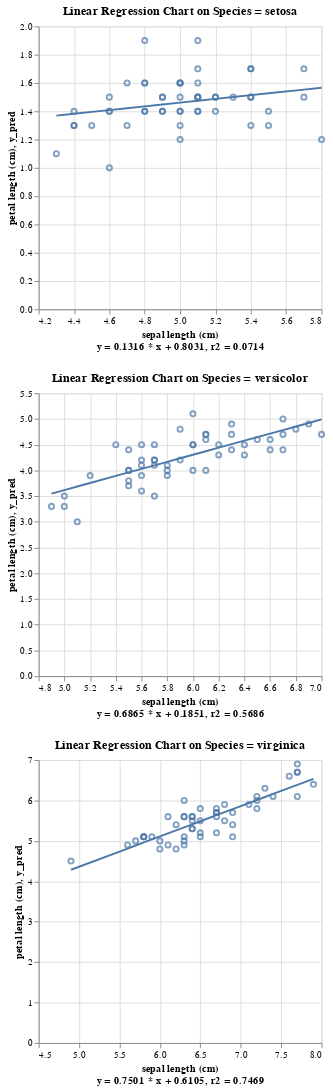

The notebook cell this image was saved under:
### Markdown cell above
# Plots For Each Partition/Group/Segment/Category

The PartitionHelper class can be used. Using the class is not necessary, but it simplifies the code and tries to catch common errors when it comes to partitions, and is recommended for beginners. 

If you are familiar with polars's partition function, you don't have to use this.

### Code cell
from polars_ds.partition import PartitionHelper

by: str | list[str] | None = "species"
parts = PartitionHelper(df, by)
plots = parts.apply(
    lambda p_name, sub_df: pp.plot_lin_reg(
        sub_df,
        x = "sepal length (cm)", 
        target = "petal length (cm)", 
        add_bias = True,
        weights = None,
        max_points = 2000,
    ).properties(
        title = f"Linear Regression Chart on Species = {p_name}"
    )
)

print(plots)
alt.vconcat(*plots.values()).configure(autosize="pad")

### Figure 1 — Vega specification as saved in the notebook (floating-point values rounded to 4 significant figures)
{"$schema": "https://vega.github.io/schema/vega/v5.json", "data": [{"name": "source_0", "values": [{"petal length (cm)": 1.4, "sepal length (cm)": 5.1, "y_pred": 1.474}, {"petal length (cm)": 1.4, "sepal length (cm)": 4.9, "y_pred": 1.448}, {"petal length (cm)": 1.3, "sepal length (cm)": 4.7, "y_pred": 1.422}, {"petal length (cm)": 1.5, "sepal length (cm)": 4.6, "y_pred": 1.409}, {"petal length (cm)": 1.4, "sepal length (cm)": 5.0, "y_pred": 1.461}, {"petal length (cm)": 1.7, "sepal length (cm)": 5.4, "y_pred": 1.514}, {"petal length (cm)": 1.4, "sepal length (cm)": 4.6, "y_pred": 1.409}, {"petal length (cm)": 1.5, "sepal length (cm)": 5.0, "y_pred": 1.461}, {"petal length (cm)": 1.4, "sepal length (cm)": 4.4, "y_pred": 1.382}, {"petal length (cm)": 1.5, "sepal length (cm)": 4.9, "y_pred": 1.448}, {"petal length (cm)": 1.5, "sepal length (cm)": 5.4, "y_pred": 1.514}, {"petal length (cm)": 1.6, "sepal length (cm)": 4.8, "y_pred": 1.435}, {"petal length (cm)": 1.4, "sepal length (cm)": 4.8, "y_pred": 1.435}, {"petal length (cm)": 1.1, "sepal length (cm)": 4.3, "y_pred": 1.369}, {"petal length (cm)": 1.2, "sepal length (cm)": 5.8, "y_pred": 1.567}, {"petal length (cm)": 1.5, "sepal length (cm)": 5.7, "y_pred": 1.553}, {"petal length (cm)": 1.3, "sepal length (cm)": 5.4, "y_pred": 1.514}, {"petal length (cm)": 1.4, "sepal length (cm)": 5.1, "y_pred": 1.474}, {"petal length (cm)": 1.7, "sepal length (cm)": 5.7, "y_pred": 1.553}, {"petal length (cm)": 1.5, "sepal length (cm)": 5.1, "y_pred": 1.474}, {"petal length (cm)": 1.7, "sepal length (cm)": 5.4, "y_pred": 1.514}, {"petal length (cm)": 1.5, "sepal length (cm)": 5.1, "y_pred": 1.474}, {"petal length (cm)": 1.0, "sepal length (cm)": 4.6, "y_pred": 1.409}, {"petal length (cm)": 1.7, "sepal length (cm)": 5.1, "y_pred": 1.474}, {"petal length (cm)": 1.9, "sepal length (cm)": 4.8, "y_pred": 1.435}, {"petal length (cm)": 1.6, "sepal length (cm)": 5.0, "y_pred": 1.461}, {"petal length (cm)": 1.6, "sepal length (cm)": 5.0, "y_pred": 1.461}, {"petal length (cm)": 1.5, "sepal length (cm)": 5.2, "y_pred": 1.488}, {"petal length (cm)": 1.4, "sepal length (cm)": 5.2, "y_pred": 1.488}, {"petal length (cm)": 1.6, "sepal length (cm)": 4.7, "y_pred": 1.422}, {"petal length (cm)": 1.6, "sepal length (cm)": 4.8, "y_pred": 1.435}, {"petal length (cm)": 1.5, "sepal length (cm)": 5.4, "y_pred": 1.514}, {"petal length (cm)": 1.5, "sepal length (cm)": 5.2, "y_pred": 1.488}, {"petal length (cm)": 1.4, "sepal length (cm)": 5.5, "y_pred": 1.527}, {"petal length (cm)": 1.5, "sepal length (cm)": 4.9, "y_pred": 1.448}, {"petal length (cm)": 1.2, "sepal length (cm)": 5.0, "y_pred": 1.461}, {"petal length (cm)": 1.3, "sepal length (cm)": 5.5, "y_pred": 1.527}, {"petal length (cm)": 1.4, "sepal length (cm)": 4.9, "y_pred": 1.448}, {"petal length (cm)": 1.3, "sepal length (cm)": 4.4, "y_pred": 1.382}, {"petal length (cm)": 1.5, "sepal length (cm)": 5.1, "y_pred": 1.474}, {"petal length (cm)": 1.3, "sepal length (cm)": 5.0, "y_pred": 1.461}, {"petal length (cm)": 1.3, "sepal length (cm)": 4.5, "y_pred": 1.395}, {"petal length (cm)": 1.3, "sepal length (cm)": 4.4, "y_pred": 1.382}, {"petal length (cm)": 1.6, "sepal length (cm)": 5.0, "y_pred": 1.461}, {"petal length (cm)": 1.9, "sepal length (cm)": 5.1, "y_pred": 1.474}, {"petal length (cm)": 1.4, "sepal length (cm)": 4.8, "y_pred": 1.435}, {"petal length (cm)": 1.6, "sepal length (cm)": 5.1, "y_pred": 1.474}, {"petal length (cm)": 1.4, "sepal length (cm)": 4.6, "y_pred": 1.409}, {"petal length (cm)": 1.5, "sepal length (cm)": 5.3, "y_pred": 1.501}, {"petal length (cm)": 1.4, "sepal length (cm)": 5.0, "y_pred": 1.461}]}, {"name": "source_1", "values": [{"petal length (cm)": 4.7, "sepal length (cm)": 7.0, "y_pred": 4.99}, {"petal length (cm)": 4.5, "sepal length (cm)": 6.4, "y_pred": 4.579}, {"petal length (cm)": 4.9, "sepal length (cm)": 6.9, "y_pred": 4.922}, {"petal length (cm)": 4.0, "sepal length (cm)": 5.5, "y_pred": 3.961}, {"petal length (cm)": 4.6, "sepal length (cm)": 6.5, "y_pred": 4.647}, {"petal length (cm)": 4.5, "sepal length (cm)": 5.7, "y_pred": 4.098}, {"petal length (cm)": 4.7, "sepal length (cm)": 6.3, "y_pred": 4.51}, {"petal length (cm)": 3.3, "sepal length (cm)": 4.9, "y_pred": 3.549}, {"petal length (cm)": 4.6, "sepal length (cm)": 6.6, "y_pred": 4.716}, {"petal length (cm)": 3.9, "sepal length (cm)": 5.2, "y_pred": 3.755}, {"petal length (cm)": 3.5, "sepal length (cm)": 5.0, "y_pred": 3.617}, {"petal length (cm)": 4.2, "sepal length (cm)": 5.9, "y_pred": 4.235}, {"petal length (cm)": 4.0, "sepal length (cm)": 6.0, "y_pred": 4.304}, {"petal length (cm)": 4.7, "sepal length (cm)": 6.1, "y_pred": 4.373}, {"petal length (cm)": 3.6, "sepal length (cm)": 5.6, "y_pred": 4.029}, {"petal length (cm)": 4.4, "sepal length (cm)": 6.7, "y_pred": 4.784}, {"petal length (cm)": 4.5, "sepal length (cm)": 5.6, "y_pred": 4.029}, {"petal length (cm)": 4.1, "sepal length (cm)": 5.8, "y_pred": 4.167}, {"petal length (cm)": 4.5, "sepal length (cm)": 6.2, "y_pred": 4.441}, {"petal length (cm)": 3.9, "sepal length (cm)": 5.6, "y_pred": 4.029}, {"petal length (cm)": 4.8, "sepal length (cm)": 5.9, "y_pred": 4.235}, {"petal length (cm)": 4.0, "sepal length (cm)": 6.1, "y_pred": 4.373}, {"petal length (cm)": 4.9, "sepal length (cm)": 6.3, "y_pred": 4.51}, {"petal length (cm)": 4.7, "sepal length (cm)": 6.1, "y_pred": 4.373}, {"petal length (cm)": 4.3, "sepal length (cm)": 6.4, "y_pred": 4.579}, {"petal length (cm)": 4.4, "sepal length (cm)": 6.6, "y_pred": 4.716}, {"petal length (cm)": 4.8, "sepal length (cm)": 6.8, "y_pred": 4.853}, {"petal length (cm)": 5.0, "sepal length (cm)": 6.7, "y_pred": 4.784}, {"petal length (cm)": 4.5, "sepal length (cm)": 6.0, "y_pred": 4.304}, {"petal length (cm)": 3.5, "sepal length (cm)": 5.7, "y_pred": 4.098}, {"petal length (cm)": 3.8, "sepal length (cm)": 5.5, "y_pred": 3.961}, {"petal length (cm)": 3.7, "sepal length (cm)": 5.5, "y_pred": 3.961}, {"petal length (cm)": 3.9, "sepal length (cm)": 5.8, "y_pred": 4.167}, {"petal length (cm)": 5.1, "sepal length (cm)": 6.0, "y_pred": 4.304}, {"petal length (cm)": 4.5, "sepal length (cm)": 5.4, "y_pred": 3.892}, {"petal length (cm)": 4.5, "sepal length (cm)": 6.0, "y_pred": 4.304}, {"petal length (cm)": 4.7, "sepal length (cm)": 6.7, "y_pred": 4.784}, {"petal length (cm)": 4.4, "sepal length (cm)": 6.3, "y_pred": 4.51}, {"petal length (cm)": 4.1, "sepal length (cm)": 5.6, "y_pred": 4.029}, {"petal length (cm)": 4.0, "sepal length (cm)": 5.5, "y_pred": 3.961}, {"petal length (cm)": 4.4, "sepal length (cm)": 5.5, "y_pred": 3.961}, {"petal length (cm)": 4.6, "sepal length (cm)": 6.1, "y_pred": 4.373}, {"petal length (cm)": 4.0, "sepal length (cm)": 5.8, "y_pred": 4.167}, {"petal length (cm)": 3.3, "sepal length (cm)": 5.0, "y_pred": 3.617}, {"petal length (cm)": 4.2, "sepal length (cm)": 5.6, "y_pred": 4.029}, {"petal length (cm)": 4.2, "sepal length (cm)": 5.7, "y_pred": 4.098}, {"petal length (cm)": 4.2, "sepal length (cm)": 5.7, "y_pred": 4.098}, {"petal length (cm)": 4.3, "sepal length (cm)": 6.2, "y_pred": 4.441}, {"petal length (cm)": 3.0, "sepal length (cm)": 5.1, "y_pred": 3.686}, {"petal length (cm)": 4.1, "sepal length (cm)": 5.7, "y_pred": 4.098}]}, {"name": "source_2", "values": [{"petal length (cm)": 6.0, "sepal length (cm)": 6.3, "y_pred": 5.336}, {"petal length (cm)": 5.1, "sepal length (cm)": 5.8, "y_pred": 4.961}, {"petal length (cm)": 5.9, "sepal length (cm)": 7.1, "y_pred": 5.936}, {"petal length (cm)": 5.6, "sepal length (cm)": 6.3, "y_pred": 5.336}, {"petal length (cm)": 5.8, "sepal length (cm)": 6.5, "y_pred": 5.486}, {"petal length (cm)": 6.6, "sepal length (cm)": 7.6, "y_pred": 6.311}, {"petal length (cm)": 4.5, "sepal length (cm)": 4.9, "y_pred": 4.286}, {"petal length (cm)": 6.3, "sepal length (cm)": 7.3, "y_pred": 6.086}, {"petal length (cm)": 5.8, "sepal length (cm)": 6.7, "y_pred": 5.636}, {"petal length (cm)": 6.1, "sepal length (cm)": 7.2, "y_pred": 6.011}, {"petal length (cm)": 5.1, "sepal length (cm)": 6.5, "y_pred": 5.486}, {"petal length (cm)": 5.3, "sepal length (cm)": 6.4, "y_pred": 5.411}, {"petal length (cm)": 5.5, "sepal length (cm)": 6.8, "y_pred": 5.711}, {"petal length (cm)": 5.0, "sepal length (cm)": 5.7, "y_pred": 4.886}, {"petal length (cm)": 5.1, "sepal length (cm)": 5.8, "y_pred": 4.961}, {"petal length (cm)": 5.3, "sepal length (cm)": 6.4, "y_pred": 5.411}, {"petal length (cm)": 5.5, "sepal length (cm)": 6.5, "y_pred": 5.486}, {"petal length (cm)": 6.7, "sepal length (cm)": 7.7, "y_pred": 6.386}, {"petal length (cm)": 6.9, "sepal length (cm)": 7.7, "y_pred": 6.386}, {"petal length (cm)": 5.0, "sepal length (cm)": 6.0, "y_pred": 5.111}, {"petal length (cm)": 5.7, "sepal length (cm)": 6.9, "y_pred": 5.786}, {"petal length (cm)": 4.9, "sepal length (cm)": 5.6, "y_pred": 4.811}, {"petal length (cm)": 6.7, "sepal length (cm)": 7.7, "y_pred": 6.386}, {"petal length (cm)": 4.9, "sepal length (cm)": 6.3, "y_pred": 5.336}, {"petal length (cm)": 5.7, "sepal length (cm)": 6.7, "y_pred": 5.636}, {"petal length (cm)": 6.0, "sepal length (cm)": 7.2, "y_pred": 6.011}, {"petal length (cm)": 4.8, "sepal length (cm)": 6.2, "y_pred": 5.261}, {"petal length (cm)": 4.9, "sepal length (cm)": 6.1, "y_pred": 5.186}, {"petal length (cm)": 5.6, "sepal length (cm)": 6.4, "y_pred": 5.411}, {"petal length (cm)": 5.8, "sepal length (cm)": 7.2, "y_pred": 6.011}, {"petal length (cm)": 6.1, "sepal length (cm)": 7.4, "y_pred": 6.161}, {"petal length (cm)": 6.4, "sepal length (cm)": 7.9, "y_pred": 6.536}, {"petal length (cm)": 5.6, "sepal length (cm)": 6.4, "y_pred": 5.411}, {"petal length (cm)": 5.1, "sepal length (cm)": 6.3, "y_pred": 5.336}, {"petal length (cm)": 5.6, "sepal length (cm)": 6.1, "y_pred": 5.186}, {"petal length (cm)": 6.1, "sepal length (cm)": 7.7, "y_pred": 6.386}, {"petal length (cm)": 5.6, "sepal length (cm)": 6.3, "y_pred": 5.336}, {"petal length (cm)": 5.5, "sepal length (cm)": 6.4, "y_pred": 5.411}, {"petal length (cm)": 4.8, "sepal length (cm)": 6.0, "y_pred": 5.111}, {"petal length (cm)": 5.4, "sepal length (cm)": 6.9, "y_pred": 5.786}, {"petal length (cm)": 5.6, "sepal length (cm)": 6.7, "y_pred": 5.636}, {"petal length (cm)": 5.1, "sepal length (cm)": 6.9, "y_pred": 5.786}, {"petal length (cm)": 5.1, "sepal length (cm)": 5.8, "y_pred": 4.961}, {"petal length (cm)": 5.9, "sepal length (cm)": 6.8, "y_pred": 5.711}, {"petal length (cm)": 5.7, "sepal length (cm)": 6.7, "y_pred": 5.636}, {"petal length (cm)": 5.2, "sepal length (cm)": 6.7, "y_pred": 5.636}, {"petal length (cm)": 5.0, "sepal length (cm)": 6.3, "y_pred": 5.336}, {"petal length (cm)": 5.2, "sepal length (cm)": 6.5, "y_pred": 5.486}, {"petal length (cm)": 5.4, "sepal length (cm)": 6.2, "y_pred": 5.261}, {"petal length (cm)": 5.1, "sepal length (cm)": 5.9, "y_pred": 5.036}]}, {"name": "data_0", "values": [{"petal length (cm)": 1.4, "sepal length (cm)": 5.1}, {"petal length (cm)": 1.4, "sepal length (cm)": 4.9}, {"petal length (cm)": 1.3, "sepal length (cm)": 4.7}, {"petal length (cm)": 1.5, "sepal length (cm)": 4.6}, {"petal length (cm)": 1.4, "sepal length (cm)": 5.0}, {"petal length (cm)": 1.7, "sepal length (cm)": 5.4}, {"petal length (cm)": 1.4, "sepal length (cm)": 4.6}, {"petal length (cm)": 1.5, "sepal length (cm)": 5.0}, {"petal length (cm)": 1.4, "sepal length (cm)": 4.4}, {"petal length (cm)": 1.5, "sepal length (cm)": 4.9}, {"petal length (cm)": 1.5, "sepal length (cm)": 5.4}, {"petal length (cm)": 1.6, "sepal length (cm)": 4.8}, {"petal length (cm)": 1.4, "sepal length (cm)": 4.8}, {"petal length (cm)": 1.1, "sepal length (cm)": 4.3}, {"petal length (cm)": 1.2, "sepal length (cm)": 5.8}, {"petal length (cm)": 1.5, "sepal length (cm)": 5.7}, {"petal length (cm)": 1.3, "sepal length (cm)": 5.4}, {"petal length (cm)": 1.4, "sepal length (cm)": 5.1}, {"petal length (cm)": 1.7, "sepal length (cm)": 5.7}, {"petal length (cm)": 1.5, "sepal length (cm)": 5.1}, {"petal length (cm)": 1.7, "sepal length (cm)": 5.4}, {"petal length (cm)": 1.5, "sepal length (cm)": 5.1}, {"petal length (cm)": 1.0, "sepal length (cm)": 4.6}, {"petal length (cm)": 1.7, "sepal length (cm)": 5.1}, {"petal length (cm)": 1.9, "sepal length (cm)": 4.8}, {"petal length (cm)": 1.6, "sepal length (cm)": 5.0}, {"petal length (cm)": 1.6, "sepal length (cm)": 5.0}, {"petal length (cm)": 1.5, "sepal length (cm)": 5.2}, {"petal length (cm)": 1.4, "sepal length (cm)": 5.2}, {"petal length (cm)": 1.6, "sepal length (cm)": 4.7}, {"petal length (cm)": 1.6, "sepal length (cm)": 4.8}, {"petal length (cm)": 1.5, "sepal length (cm)": 5.4}, {"petal length (cm)": 1.5, "sepal length (cm)": 5.2}, {"petal length (cm)": 1.4, "sepal length (cm)": 5.5}, {"petal length (cm)": 1.5, "sepal length (cm)": 4.9}, {"petal length (cm)": 1.2, "sepal length (cm)": 5.0}, {"petal length (cm)": 1.3, "sepal length (cm)": 5.5}, {"petal length (cm)": 1.4, "sepal length (cm)": 4.9}, {"petal length (cm)": 1.3, "sepal length (cm)": 4.4}, {"petal length (cm)": 1.5, "sepal length (cm)": 5.1}, {"petal length (cm)": 1.3, "sepal length (cm)": 5.0}, {"petal length (cm)": 1.3, "sepal length (cm)": 4.5}, {"petal length (cm)": 1.3, "sepal length (cm)": 4.4}, {"petal length (cm)": 1.6, "sepal length (cm)": 5.0}, {"petal length (cm)": 1.9, "sepal length (cm)": 5.1}, {"petal length (cm)": 1.4, "sepal length (cm)": 4.8}, {"petal length (cm)": 1.6, "sepal length (cm)": 5.1}, {"petal length (cm)": 1.4, "sepal length (cm)": 4.6}, {"petal length (cm)": 1.5, "sepal length (cm)": 5.3}, {"petal length (cm)": 1.4, "sepal length (cm)": 5.0}]}, {"name": "data_1", "values": [{"petal length (cm)": 4.7, "sepal length (cm)": 7.0}, {"petal length (cm)": 4.5, "sepal length (cm)": 6.4}, {"petal length (cm)": 4.9, "sepal length (cm)": 6.9}, {"petal length (cm)": 4.0, "sepal length (cm)": 5.5}, {"petal length (cm)": 4.6, "sepal length (cm)": 6.5}, {"petal length (cm)": 4.5, "sepal length (cm)": 5.7}, {"petal length (cm)": 4.7, "sepal length (cm)": 6.3}, {"petal length (cm)": 3.3, "sepal length (cm)": 4.9}, {"petal length (cm)": 4.6, "sepal length (cm)": 6.6}, {"petal length (cm)": 3.9, "sepal length (cm)": 5.2}, {"petal length (cm)": 3.5, "sepal length (cm)": 5.0}, {"petal length (cm)": 4.2, "sepal length (cm)": 5.9}, {"petal length (cm)": 4.0, "sepal length (cm)": 6.0}, {"petal length (cm)": 4.7, "sepal length (cm)": 6.1}, {"petal length (cm)": 3.6, "sepal length (cm)": 5.6}, {"petal length (cm)": 4.4, "sepal length (cm)": 6.7}, {"petal length (cm)": 4.5, "sepal length (cm)": 5.6}, {"petal length (cm)": 4.1, "sepal length (cm)": 5.8}, {"petal length (cm)": 4.5, "sepal length (cm)": 6.2}, {"petal length (cm)": 3.9, "sepal length (cm)": 5.6}, {"petal length (cm)": 4.8, "sepal length (cm)": 5.9}, {"petal length (cm)": 4.0, "sepal length (cm)": 6.1}, {"petal length (cm)": 4.9, "sepal length (cm)": 6.3}, {"petal length (cm)": 4.7, "sepal length (cm)": 6.1}, {"petal length (cm)": 4.3, "sepal length (cm)": 6.4}, {"petal length (cm)": 4.4, "sepal length (cm)": 6.6}, {"petal length (cm)": 4.8, "sepal length (cm)": 6.8}, {"petal length (cm)": 5.0, "sepal length (cm)": 6.7}, {"petal length (cm)": 4.5, "sepal length (cm)": 6.0}, {"petal length (cm)": 3.5, "sepal length (cm)": 5.7}, {"petal length (cm)": 3.8, "sepal length (cm)": 5.5}, {"petal length (cm)": 3.7, "sepal length (cm)": 5.5}, {"petal length (cm)": 3.9, "sepal length (cm)": 5.8}, {"petal length (cm)": 5.1, "sepal length (cm)": 6.0}, {"petal length (cm)": 4.5, "sepal length (cm)": 5.4}, {"petal length (cm)": 4.5, "sepal length (cm)": 6.0}, {"petal length (cm)": 4.7, "sepal length (cm)": 6.7}, {"petal length (cm)": 4.4, "sepal length (cm)": 6.3}, {"petal length (cm)": 4.1, "sepal length (cm)": 5.6}, {"petal length (cm)": 4.0, "sepal length (cm)": 5.5}, {"petal length (cm)": 4.4, "sepal length (cm)": 5.5}, {"petal length (cm)": 4.6, "sepal length (cm)": 6.1}, {"petal length (cm)": 4.0, "sepal length (cm)": 5.8}, {"petal length (cm)": 3.3, "sepal length (cm)": 5.0}, {"petal length (cm)": 4.2, "sepal length (cm)": 5.6}, {"petal length (cm)": 4.2, "sepal length (cm)": 5.7}, {"petal length (cm)": 4.2, "sepal length (cm)": 5.7}, {"petal length (cm)": 4.3, "sepal length (cm)": 6.2}, {"petal length (cm)": 3.0, "sepal length (cm)": 5.1}, {"petal length (cm)": 4.1, "sepal length (cm)": 5.7}]}, {"name": "data_2", "values": [{"petal length (cm)": 6.0, "sepal length (cm)": 6.3}, {"petal length (cm)": 5.1, "sepal length (cm)": 5.8}, {"petal length (cm)": 5.9, "sepal length (cm)": 7.1}, {"petal length (cm)": 5.6, "sepal length (cm)": 6.3}, {"petal length (cm)": 5.8, "sepal length (cm)": 6.5}, {"petal length (cm)": 6.6, "sepal length (cm)": 7.6}, {"petal length (cm)": 4.5, "sepal length (cm)": 4.9}, {"petal length (cm)": 6.3, "sepal length (cm)": 7.3}, {"petal length (cm)": 5.8, "sepal length (cm)": 6.7}, {"petal length (cm)": 6.1, "sepal length (cm)": 7.2}, {"petal length (cm)": 5.1, "sepal length (cm)": 6.5}, {"petal length (cm)": 5.3, "sepal length (cm)": 6.4}, {"petal length (cm)": 5.5, "sepal length (cm)": 6.8}, {"petal length (cm)": 5.0, "sepal length (cm)": 5.7}, {"petal length (cm)": 5.1, "sepal length (cm)": 5.8}, {"petal length (cm)": 5.3, "sepal length (cm)": 6.4}, {"petal length (cm)": 5.5, "sepal length (cm)": 6.5}, {"petal length (cm)": 6.7, "sepal length (cm)": 7.7}, {"petal length (cm)": 6.9, "sepal length (cm)": 7.7}, {"petal length (cm)": 5.0, "sepal length (cm)": 6.0}, {"petal length (cm)": 5.7, "sepal length (cm)": 6.9}, {"petal length (cm)": 4.9, "sepal length (cm)": 5.6}, {"petal length (cm)": 6.7, "sepal length (cm)": 7.7}, {"petal length (cm)": 4.9, "sepal length (cm)": 6.3}, {"petal length (cm)": 5.7, "sepal length (cm)": 6.7}, {"petal length (cm)": 6.0, "sepal length (cm)": 7.2}, {"petal length (cm)": 4.8, "sepal length (cm)": 6.2}, {"petal length (cm)": 4.9, "sepal length (cm)": 6.1}, {"petal length (cm)": 5.6, "sepal length (cm)": 6.4}, {"petal length (cm)": 5.8, "sepal length (cm)": 7.2}, {"petal length (cm)": 6.1, "sepal length (cm)": 7.4}, {"petal length (cm)": 6.4, "sepal length (cm)": 7.9}, {"petal length (cm)": 5.6, "sepal length (cm)": 6.4}, {"petal length (cm)": 5.1, "sepal length (cm)": 6.3}, {"petal length (cm)": 5.6, "sepal length (cm)": 6.1}, {"petal length (cm)": 6.1, "sepal length (cm)": 7.7}, {"petal length (cm)": 5.6, "sepal length (cm)": 6.3}, {"petal length (cm)": 5.5, "sepal length (cm)": 6.4}, {"petal length (cm)": 4.8, "sepal length (cm)": 6.0}, {"petal length (cm)": 5.4, "sepal length (cm)": 6.9}, {"petal length (cm)": 5.6, "sepal length (cm)": 6.7}, {"petal length (cm)": 5.1, "sepal length (cm)": 6.9}, {"petal length (cm)": 5.1, "sepal length (cm)": 5.8}, {"petal length (cm)": 5.9, "sepal length (cm)": 6.8}, {"petal length (cm)": 5.7, "sepal length (cm)": 6.7}, {"petal length (cm)": 5.2, "sepal length (cm)": 6.7}, {"petal length (cm)": 5.0, "sepal length (cm)": 6.3}, {"petal length (cm)": 5.2, "sepal length (cm)": 6.5}, {"petal length (cm)": 5.4, "sepal length (cm)": 6.2}, {"petal length (cm)": 5.1, "sepal length (cm)": 5.9}]}], "signals": [{"name": "childHeight", "value": 300}], "marks": [{"type": "group", "name": "concat_0_group", "encode": {"update": {"width": {"signal": "width"}, "height": {"signal": "childHeight"}}}, "marks": [{"type": "symbol", "name": "concat_0_layer_0_marks", "from": {"data": "data_0"}, "encode": {"update": {"y": {"field": "petal length (cm)", "scale": "concat_0_y"}, "opacity": {"value": 0.7}, "fill": {"value": "transparent"}, "stroke": {"value": "#4c78a8"}, "x": {"field": "sepal length (cm)", "scale": "concat_0_x"}}}, "style": ["point"]}, {"type": "line", "name": "concat_0_layer_1_marks", "from": {"data": "source_0"}, "sort": {"field": "x"}, "encode": {"update": {"x": {"field": "sepal length (cm)", "scale": "concat_0_x"}, "y": {"field": "y_pred", "scale": "concat_0_y"}, "defined": {"signal": "isValid(datum[\"sepal length (cm)\"]) && isFinite(+datum[\"sepal length (cm)\"]) && isValid(datum[\"y_pred\"]) && isFinite(+datum[\"y_pred\"])"}, "stroke": {"value": "#4c78a8"}}}, "style": ["line"]}], "axes": [{"scale": "concat_0_x", "orient": "bottom", "ticks": false, "zindex": 0, "tickCount": {"signal": "ceil(width/40)"}, "maxExtent": 0, "domain": false, "labels": false, "minExtent": 0, "aria": false, "gridScale": "concat_0_y", "grid": true}, {"scale": "concat_0_y", "labels": false, "ticks": false, "tickCount": {"signal": "ceil(childHeight/40)"}, "zindex": 0, "grid": true, "domain": false, "minExtent": 0, "orient": "left", "aria": false, "maxExtent": 0, "gridScale": "concat_0_x"}, {"scale": "concat_0_x", "orient": "bottom", "grid": false, "labelFlush": true, "title": ["sepal length (cm)", "y = 0.1316 * x + 0.8031, r2 = 0.0714"], "tickCount": {"signal": "ceil(width/40)"}, "zindex": 0, "labelOverlap": true}, {"scale": "concat_0_y", "title": "petal length (cm), y_pred", "grid": false, "labelOverlap": true, "tickCount": {"signal": "ceil(childHeight/40)"}, "zindex": 0, "orient": "left"}], "title": {"text": "Linear Regression Chart on Species = setosa", "frame": "group"}, "style": "cell"}, {"type": "group", "name": "concat_1_group", "encode": {"update": {"height": {"signal": "childHeight"}, "width": {"signal": "width"}}}, "marks": [{"type": "symbol", "name": "concat_1_layer_0_marks", "from": {"data": "data_1"}, "encode": {"update": {"opacity": {"value": 0.7}, "y": {"field": "petal length (cm)", "scale": "concat_1_y"}, "x": {"field": "sepal length (cm)", "scale": "concat_1_x"}, "fill": {"value": "transparent"}, "stroke": {"value": "#4c78a8"}}}, "style": ["point"]}, {"type": "line", "name": "concat_1_layer_1_marks", "from": {"data": "source_1"}, "sort": {"field": "x"}, "encode": {"update": {"defined": {"signal": "isValid(datum[\"sepal length (cm)\"]) && isFinite(+datum[\"sepal length (cm)\"]) && isValid(datum[\"y_pred\"]) && isFinite(+datum[\"y_pred\"])"}, "y": {"field": "y_pred", "scale": "concat_1_y"}, "x": {"field": "sepal length (cm)", "scale": "concat_1_x"}, "stroke": {"value": "#4c78a8"}}}, "style": ["line"]}], "axes": [{"scale": "concat_1_x", "gridScale": "concat_1_y", "minExtent": 0, "tickCount": {"signal": "ceil(width/40)"}, "maxExtent": 0, "ticks": false, "labels": false, "zindex": 0, "grid": true, "domain": false, "aria": false, "orient": "bottom"}, {"scale": "concat_1_y", "gridScale": "concat_1_x", "aria": false, "orient": "left", "ticks": false, "zindex": 0, "labels": false, "tickCount": {"signal": "ceil(childHeight/40)"}, "minExtent": 0, "maxExtent": 0, "domain": false, "grid": true}, {"scale": "concat_1_x", "zindex": 0, "grid": false, "tickCount": {"signal": "ceil(width/40)"}, "labelFlush": true, "orient": "bottom", "title": ["sepal length (cm)", "y = 0.6865 * x + 0.1851, r2 = 0.5686"], "labelOverlap": true}, {"scale": "concat_1_y", "orient": "left", "grid": false, "title": "petal length (cm), y_pred", "labelOverlap": true, "tickCount": {"signal": "ceil(childHeight/40)"}, "zindex": 0}], "title": {"text": "Linear Regression Chart on Species = versicolor", "frame": "group"}, "style": "cell"}, {"type": "group", "name": "concat_2_group", "encode": {"update": {"width": {"signal": "width"}, "height": {"signal": "childHeight"}}}, "marks": [{"type": "symbol", "name": "concat_2_layer_0_marks", "from": {"data": "data_2"}, "encode": {"update": {"stroke": {"value": "#4c78a8"}, "x": {"field": "sepal length (cm)", "scale": "concat_2_x"}, "y": {"field": "petal length (cm)", "scale": "concat_2_y"}, "opacity": {"value": 0.7}, "fill": {"value": "transparent"}}}, "style": ["point"]}, {"type": "line", "name": "concat_2_layer_1_marks", "from": {"data": "source_2"}, "sort": {"field": "x"}, "encode": {"update": {"defined": {"signal": "isValid(datum[\"sepal length (cm)\"]) && isFinite(+datum[\"sepal length (cm)\"]) && isValid(datum[\"y_pred\"]) && isFinite(+datum[\"y_pred\"])"}, "x": {"field": "sepal length (cm)", "scale": "concat_2_x"}, "stroke": {"value": "#4c78a8"}, "y": {"field": "y_pred", "scale": "concat_2_y"}}}, "style": ["line"]}], "axes": [{"scale": "concat_2_x", "zindex": 0, "aria": false, "labels": false, "orient": "bottom", "gridScale": "concat_2_y", "grid": true, "tickCount": {"signal": "ceil(width/40)"}, "domain": false, "minExtent": 0, "maxExtent": 0, "ticks": false}, {"scale": "concat_2_y", "tickCount": {"signal": "ceil(childHeight/40)"}, "grid": true, "orient": "left", "ticks": false, "zindex": 0, "labels": false, "aria": false, "maxExtent": 0, "minExtent": 0, "domain": false, "gridScale": "concat_2_x"}, {"scale": "concat_2_x", "tickCount": {"signal": "ceil(width/40)"}, "title": ["sepal length (cm)", "y = 0.7501 * x + 0.6105, r2 = 0.7469"], "labelOverlap": true, "grid": false, "orient": "bottom", "labelFlush": true, "zindex": 0}, {"scale": "concat_2_y", "grid": false, "labelOverlap": true, "zindex": 0, "orient": "left", "title": "petal length (cm), y_pred", "tickCount": {"signal": "ceil(childHeight/40)"}}], "title": {"text": "Linear Regression Chart on Species = virginica", "frame": "group"}, "style": "cell"}], "scales": [{"name": "concat_0_x", "type": "linear", "domain": {"fields": [{"data": "data_0", "field": "sepal length (cm)"}, {"data": "source_0", "field": "sepal length (cm)"}]}, "range": [0, {"signal": "width"}], "nice": true, "zero": false}, {"name": "concat_0_y", "type": "linear", "domain": {"fields": [{"data": "data_0", "field": "petal length (cm)"}, {"data": "source_0", "field": "y_pred"}]}, "range": [{"signal": "childHeight"}, 0], "nice": true, "zero": true}, {"name": "concat_1_x", "type": "linear", "domain": {"fields": [{"data": "data_1", "field": "sepal length (cm)"}, {"data": "source_1", "field": "sepal length (cm)"}]}, "range": [0, {"signal": "width"}], "zero": false, "nice": true}, {"name": "concat_1_y", "type": "linear", "domain": {"fields": [{"data": "data_1", "field": "petal length (cm)"}, {"data": "source_1", "field": "y_pred"}]}, "range": [{"signal": "childHeight"}, 0], "nice": true, "zero": true}, {"name": "concat_2_x", "type": "linear", "domain": {"fields": [{"data": "data_2", "field": "sepal length (cm)"}, {"data": "source_2", "field": "sepal length (cm)"}]}, "range": [0, {"signal": "width"}], "zero": false, "nice": true}, {"name": "concat_2_y", "type": "linear", "domain": {"fields": [{"data": "data_2", "field": "petal length (cm)"}, {"data": "source_2", "field": "y_pred"}]}, "range": [{"signal": "childHeight"}, 0], "zero": true, "nice": true}], "padding": 5, "background": "white", "layout": {"padding": 20, "columns": 1, "bounds": "full", "align": "each"}, "config": {"autosize": "pad"}, "width": 300}
